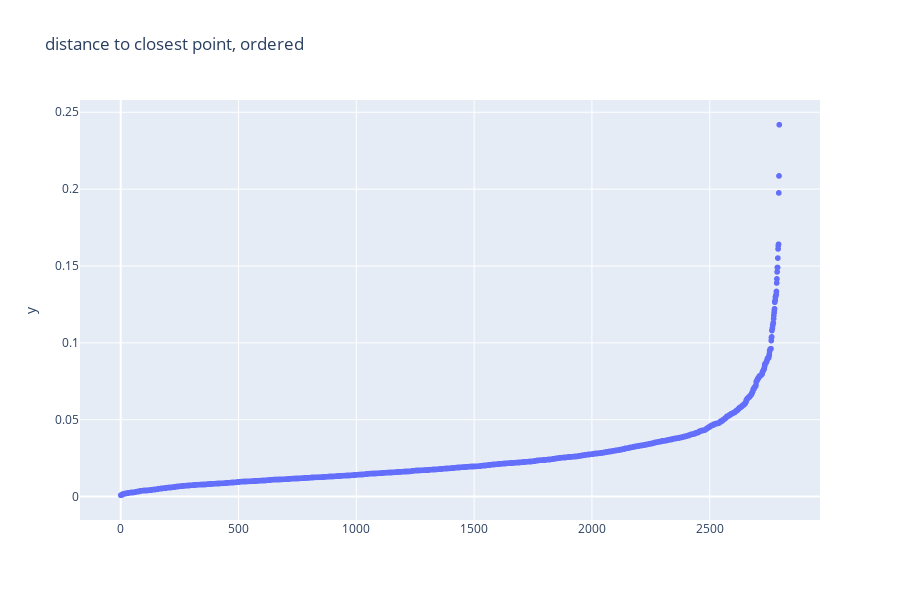

The notebook cell saved with this chart:
### Code cell
find_eps(dataMsep[0])

### Figure 1 — Plotly figure (JSON) as saved in the notebook; plotly's stock layout.template omitted (floating-point values rounded to 4 significant figures; data arrays with more than 128 entries replaced by an {"elided": "..."} marker saying what was removed)
{"data": [{"hoverlabel": {"namelength": 0}, "hovertemplate": "y=%{y}", "legendgroup": "", "marker": {"color": "#636efa", "symbol": "circle"}, "mode": "markers", "name": "", "showlegend": false, "type": "scattergl", "xaxis": "x", "y": {"elided": "2796 float values"}, "yaxis": "y"}], "layout": {"height": 600, "legend": {"tracegroupgap": 0}, "title": {"text": "distance to closest point, ordered"}, "xaxis": {"anchor": "y", "domain": [0, 1]}, "yaxis": {"anchor": "x", "domain": [0, 1], "title": {"text": "y"}}}}
